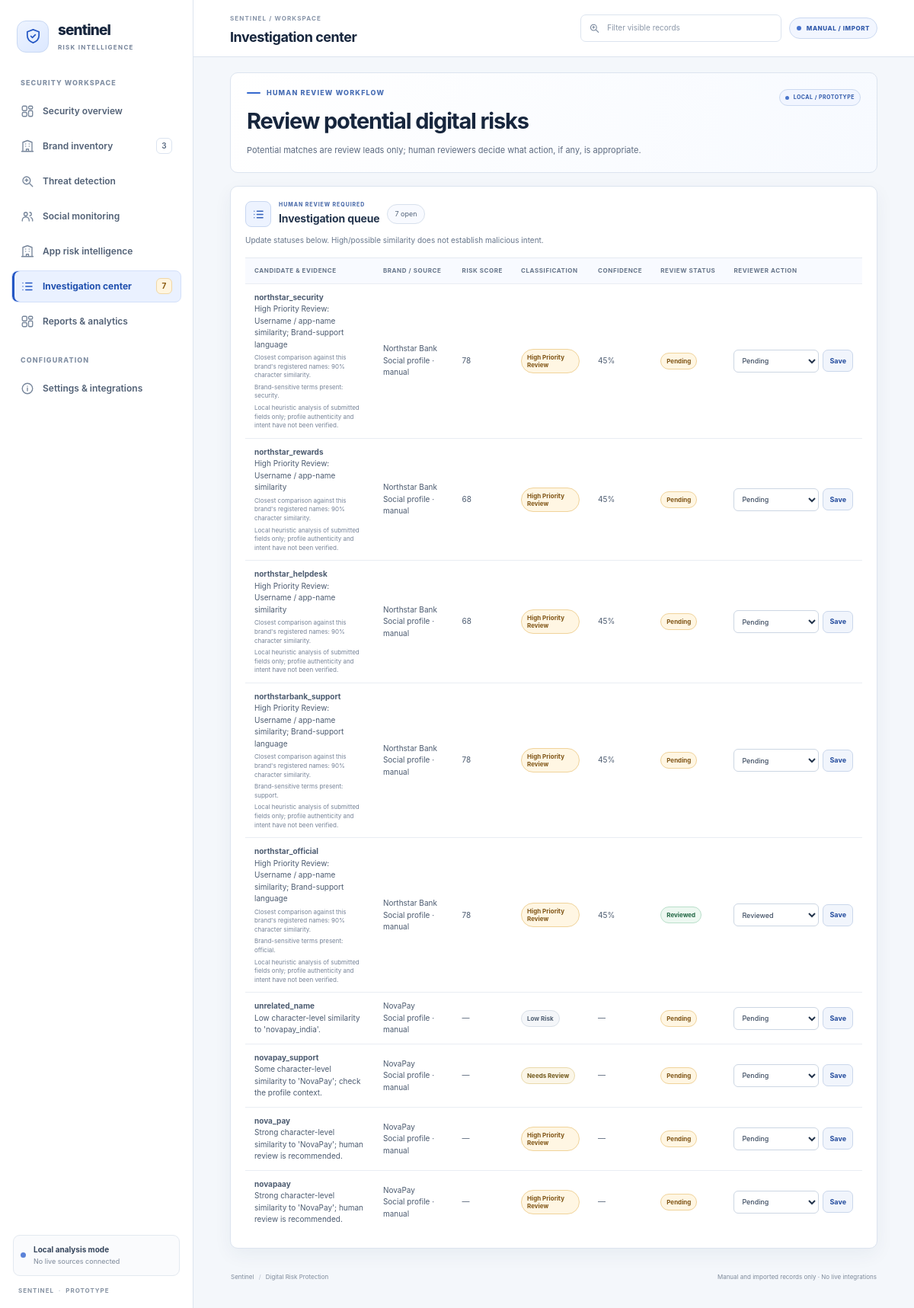
The page /investigations/ on the database its author committed.
### monitor/models.py (models this page shows, shortened)
class MonitoringResult(models.Model):
    class AssetType(models.TextChoices):
        SOCIAL = "social", "Social profile"
        APP = "app", "App listing"
    class RiskStatus(models.TextChoices):
        OFFICIAL = "official", "Official account"
        HIGH = "high", "High similarity — review"
        POSSIBLE = "possible", "Possible match — review"
        LOW = "low", "Low similarity"
    class ReviewStatus(models.TextChoices):
        PENDING = "pending", "Pending"
        UNDER_REVIEW = "under_review", "Under Review"
        REVIEWED = "reviewed", "Reviewed"
    brand = models.ForeignKey(
        Brand, on_delete=models.CASCADE, related_name="monitoring_results"
    )
    asset_type = models.CharField(
        max_length=8, choices=AssetType.choices, default=AssetType.SOCIAL
    )
    candidate_username = models.CharField(max_length=30)
    candidate_display_name = models.CharField(max_length=160, blank=True, default="")
    candidate_description = models.TextField(blank=True, default="")
    publisher = models.CharField(max_length=160, blank=True, default="")
    package_id = models.CharField(max_length=180, blank=True, default="")
    listing_url = models.URLField(max_length=500, blank=True, default="")
    source = models.CharField(max_length=80, default="manual", blank=True)
    similarity_score = models.PositiveSmallIntegerField(null=True, blank=True)
    risk_score = models.PositiveSmallIntegerField(null=True, blank=True)
    confidence_score = models.PositiveSmallIntegerField(null=True, blank=True)
    detected_signals = models.JSONField(default=list, blank=True)
    evidence = models.JSONField(default=list, blank=True)
    risk_status = models.CharField(max_length=12, choices=RiskStatus.choices)
    review_status = models.CharField(
        max_length=12,
        choices=ReviewStatus.choices,
        default=ReviewStatus.PENDING,
    )
    explanation = models.CharField(max_length=255)
    created_at = models.DateTimeField(auto_now_add=True)
    class Meta:
        ordering = ("-created_at", "-id")
    @property
    def risk_classification(self):
        return {
            self.RiskStatus.OFFICIAL: "Official asset — excluded",
            self.RiskStatus.HIGH: "High Priority Review",
            self.RiskStatus.POSSIBLE: "Needs Review",
            self.RiskStatus.LOW: "Low Risk",
        }.get(self.risk_status, self.get_risk_status_display())

class Brand(models.Model):
    brand_name = models.CharField(max_length=100)
    official_accounts = models.TextField()
    official_urls = models.TextField(blank=True, default="")
    created_at = models.DateTimeField(auto_now_add=True)
    class Meta:
        constraints = [
            models.UniqueConstraint(
                Lower("brand_name"), name="unique_brand_name_case_insensitive"
            ),
        ]

### monitor/portal.py (the view)
# urls.py: path("investigations/", portal.investigation_center, name="investigation_center"),
def investigation_center(request):
    return render(request, PAGE_TEMPLATE, _context(
        "investigations", results=MonitoringResult.objects.exclude(
            risk_status=MonitoringResult.RiskStatus.OFFICIAL
        ).select_related("brand")[:100],
    ))

### monitor/risk.py (called while the page is built)
def parse_official_accounts(value):
    return [account.strip() for account in re.split(r"[,\n\r]+", value) if account.strip()]

### monitor/templates/monitor/workspace.html (shortened to what this page needs)
{% load static %}
<!DOCTYPE html>
<html lang="en">
<head>
  <link rel="stylesheet" href="{% static 'monitor/style.css' %}">
</head>
<body>
<div class="app-shell">
  <aside class="sidebar" id="sidebar" aria-label="Sentinel navigation">
    <a class="brand-lockup" href="{% url 'home' %}"><span class="brand-mark"><svg><use href="#icon-shield"></use></svg></span><span class="brand-copy"><strong>sentinel</strong><small>RISK INTELLIGENCE</small></span></a>
    <div class="sidebar-label">SECURITY WORKSPACE</div>
    <nav class="sidebar-nav" aria-label="Product pages">
      <a class="nav-link{% if page == 'overview' %} is-active{% endif %}" href="{% url 'home' %}"><svg><use href="#icon-overview"></use></svg><span>Security overview</span></a>
      <a class="nav-link{% if page == 'brands' %} is-active{% endif %}" href="{% url 'brand_inventory' %}"><svg><use href="#icon-brand"></use></svg><span>Brand inventory</span><span class="nav-count">{{ registered_brand_count }}</span></a>
      <a class="nav-link{% if page == 'detection' %} is-active{% endif %}" href="{% url 'threat_detection' %}"><svg><use href="#icon-scan"></use></svg><span>Threat detection</span></a>
      <a class="nav-link{% if page == 'social' %} is-active{% endif %}" href="{% url 'social_monitoring' %}"><svg><use href="#icon-accounts"></use></svg><span>Social monitoring</span></a>
      <a class="nav-link{% if page == 'apps' %} is-active{% endif %}" href="{% url 'app_intelligence' %}"><svg><use href="#icon-brand"></use></svg><span>App risk intelligence</span></a>
      <a class="nav-link{% if page == 'investigations' %} is-active{% endif %}" href="{% url 'investigation_center' %}"><svg><use href="#icon-queue"></use></svg><span>Investigation center</span>{% if accounts_needing_review_count %}<span class="nav-count alert-count">{{ accounts_needing_review_count }}</span>{% endif %}</a>
      <a class="nav-link{% if page == 'reports' %} is-active{% endif %}" href="{% url 'reports' %}"><svg><use href="#icon-overview"></use></svg><span>Reports &amp; analytics</span></a>
    </nav>
    <div class="sidebar-label secondary-label">CONFIGURATION</div>
    <nav class="sidebar-nav"><a class="nav-link{% if page == 'settings' %} is-active{% endif %}" href="{% url 'settings_integrations' %}"><svg><use href="#icon-info"></use></svg><span>Settings &amp; integrations</span></a></nav>
    <div class="sidebar-spacer"></div><div class="sidebar-mode"><span class="mode-orb"></span><div><strong>Local analysis mode</strong><small>No live sources connected</small></div></div><div class="sidebar-footer">SENTINEL <span>·</span> PROTOTYPE</div>
  </aside>
  <div class="main-area">
    <header class="topbar"><button class="menu-toggle" id="menu-toggle" type="button" aria-label="Open navigation" aria-expanded="false" aria-controls="sidebar"><svg><use href="#icon-menu"></use></svg></button>
      <div class="page-heading"><span class="topbar-kicker">SENTINEL / WORKSPACE</span><h1>
        {% if page == 'brands' %}Brand inventory{% elif page == 'detection' %}AI-assisted threat detection{% elif page == 'social' %}Social media monitoring{% elif page == 'apps' %}App risk intelligence{% elif page == 'investigations' %}Investigation center{% elif page == 'reports' %}Reports & analytics{% elif page == 'settings' %}Settings & integrations{% else %}Security overview{% endif %}
      </h1></div>
      <div class="topbar-actions"><label class="search-box" for="workspace-search"><svg><use href="#icon-scan"></use></svg><input id="workspace-search" type="search" placeholder="Filter visible records" autocomplete="off"></label><span class="demo-pill"><span></span> MANUAL / IMPORT</span></div>
    </header>
    <main class="dashboard-content workspace-page">
      <section class="page-intro"><div><p class="eyebrow"><span class="eyebrow-line"></span> {% if page == 'detection' %}EXPLAINABLE LOCAL ANALYSIS{% elif page == 'social' %}AUTHORIZED INPUTS ONLY{% elif page == 'apps' %}APP LISTING TRIAGE{% elif page == 'investigations' %}HUMAN REVIEW WORKFLOW{% elif page == 'reports' %}DATABASE-BACKED REPORTING{% elif page == 'settings' %}SOURCE CONFIGURATION{% else %}TRUSTED ASSETS{% endif %}</p>
        <h2>{% if page == 'brands' %}Protect trusted brand identities{% elif page == 'detection' %}Understand why a record was flagged{% elif page == 'social' %}Analyze submitted social profile data{% elif page == 'apps' %}Compare app listings with official assets{% elif page == 'investigations' %}Review potential digital risks{% elif page == 'reports' %}Explore saved findings{% elif page == 'settings' %}Know what is and is not connected{% else %}Security overview{% endif %}</h2>
        <p class="hero-description">{% if page == 'detection' %}Local heuristics combine RapidFuzz similarity, support-language indicators, metadata differences, and input completeness. This is not generative AI.{% elif page == 'social' %}No accounts are scraped. Use manual entries or authorized records that you import.{% elif page == 'apps' %}App name, publisher, package identifier and listing host are compared against references you register.{% elif page == 'investigations' %}Potential matches are review leads only; human reviewers decide what action, if any, is appropriate.{% elif page == 'reports' %}Filters and exports query saved findings from SQLite; no sample or fabricated analytics are included.{% elif page == 'settings' %}Only manual analysis and bounded CSV intake are available in this prototype. Live integrations are not configured.{% else %}Database-backed asset and finding totals for this workspace.{% endif %}</p></div>
        <span class="manual-label"><span></span> LOCAL / PROTOTYPE</span></section>
      {% if page == 'brands' %}
      <div class="workspace-grid">
        <section class="panel"><div class="panel-heading"><div class="panel-title-icon emerald-icon"><svg><use href="#icon-brand"></use></svg></div><div class="panel-title-copy"><p class="eyebrow">TRUSTED ASSETS</p><h3>Register a brand</h3></div></div>
          <p class="panel-description">Add official usernames and website hosts for pre-analysis exclusion.</p>
          <form method="post" action="{% url 'register_brand' %}" class="stacked-form">{% csrf_token %}<input type="hidden" name="return_to" value="brands">
            <div class="field-group{% if brand_form.brand_name.errors %} has-error{% endif %}"><label for="brand-name">Brand name *</label><input id="brand-name" name="brand_name" maxlength="100" required placeholder="e.g. Northstar Bank" value="{{ brand_form.brand_name.value|default:'' }}">{% for error in brand_form.brand_name.errors %}<small class="field-error">{{ error }}</small>{% endfor %}</div>
            <div class="field-group{% if brand_form.official_accounts.errors %} has-error{% endif %}"><label for="brand-users">Official usernames</label><textarea id="brand-users" name="official_accounts" rows="3" placeholder="northstar, northstar_support">{{ brand_form.official_accounts.value|default:'' }}</textarea>{% for error in brand_form.official_accounts.errors %}<small class="field-error">{{ error }}</small>{% endfor %}</div>
            <div class="field-group{% if brand_form.official_urls.errors %} has-error{% endif %}"><label for="brand-urls">Official URLs</label><textarea id="brand-urls" name="official_urls" rows="2" placeholder="https://northstar.example">{{ brand_form.official_urls.value|default:'' }}</textarea>{% for error in brand_form.official_urls.errors %}<small class="field-error">{{ error }}</small>{% endfor %}</div>
            <button class="button button-primary form-submit" type="submit">Save brand</button>
          </form>
        </section>
        <section class="panel"><div class="panel-heading"><div class="panel-title-icon slate-icon"><svg><use href="#icon-brand"></use></svg></div><div class="panel-title-copy"><p class="eyebrow">OFFICIAL MOBILE APP</p><h3>Register official app reference</h3></div></div><p class="panel-description">Known app identifiers are excluded before candidate comparison.</p>
          <form method="post" action="{% url 'register_official_app' %}" class="stacked-form">{% csrf_token %}
            <div class="field-group"><label for="asset-brand">Brand</label><select id="asset-brand" name="brand" required>{% for brand in brands %}<option value="{{ brand.id }}">{{ brand.brand_name }}</option>{% endfor %}</select></div>
            <div class="field-group"><label for="app-name">Official app name</label><input id="app-name" name="app_name" maxlength="120" required></div>
            <div class="field-group"><label for="app-publisher">Publisher</label><input id="app-publisher" name="publisher" maxlength="120"></div>
            <div class="field-group"><label for="package-id">Package ID</label><input id="package-id" name="package_id" maxlength="180" placeholder="com.example.app"></div>
            <div class="field-group"><label for="listing-url">Official listing URL</label><input id="listing-url" type="url" name="listing_url" maxlength="500" placeholder="https://..."></div>
            <button class="button button-primary form-submit" type="submit">Save official app</button>
          </form>
        </section>
      </div>
      <section class="panel table-panel"><div class="panel-heading table-heading"><div><p class="eyebrow">DATABASE ASSETS</p><h2>Registered brands</h2></div><span class="count-chip">{{ registered_brand_count }} total</span></div>
        {% if brands %}<div class="table-scroll"><table><thead><tr><th>Brand</th><th>Official usernames</th><th>Official URLs</th><th>Findings</th></tr></thead><tbody>{% for brand in brands %}<tr data-filter-row><td>{{ brand.brand_name }}</td><td>{{ brand.official_accounts|default:'—' }}</td><td>{{ brand.official_urls|default:'—' }}</td><td>{{ brand.monitoring_results.count }}</td></tr>{% endfor %}</tbody></table></div>{% else %}<div class="empty-state"><div><strong>No brand profiles registered</strong><p>Register a brand above to enable comparisons.</p></div></div>{% endif %}
      </section>
      <section class="panel table-panel"><div class="panel-heading table-heading"><div><p class="eyebrow">OFFICIAL APP REFERENCES</p><h2>Registered official apps</h2></div></div>{% if official_apps %}<div class="table-scroll"><table><thead><tr><th>App</th><th>Brand</th><th>Publisher</th><th>Package ID</th><th>Listing</th></tr></thead><tbody>{% for asset in official_apps %}<tr data-filter-row><td>{{ asset.app_name }}</td><td>{{ asset.brand.brand_name }}</td><td>{{ asset.publisher|default:'—' }}</td><td>{{ asset.package_id|default:'—' }}</td><td>{{ asset.listing_url|default:'—' }}</td></tr>{% endfor %}</tbody></table></div>{% else %}<div class="empty-state"><div><strong>No official app references yet</strong><p>Add an official app above to enable identifier comparisons.</p></div></div>{% endif %}</section>
      {% elif page == 'investigations' %}
      <section class="panel"><div class="panel-heading"><div class="panel-title-icon emerald-icon"><svg><use href="#icon-queue"></use></svg></div><div class="panel-title-copy"><p class="eyebrow">HUMAN REVIEW REQUIRED</p><h3>Investigation queue</h3></div><span class="count-chip">{{ accounts_needing_review_count }} open</span></div><p class="panel-description">Update statuses below. High/possible similarity does not establish malicious intent.</p>
      {% if results %}<div class="table-scroll"><table><thead><tr><th>Candidate & evidence</th><th>Brand / source</th><th>Risk score</th><th>Classification</th><th>Confidence</th><th>Review status</th><th>Reviewer action</th></tr></thead><tbody>{% for result in results %}<tr data-filter-row><td><strong>{{ result.candidate_display_name|default:result.candidate_username }}</strong><br>{{ result.explanation }}{% for item in result.evidence %}<small class="evidence-line">{{ item.detail }}</small>{% endfor %}</td><td>{{ result.brand.brand_name }}<br>{{ result.get_asset_type_display }} · {{ result.source }}</td><td>{{ result.risk_score|default_if_none:'—' }}</td><td><span class="status-badge risk-{{ result.risk_status }}">{{ result.risk_classification }}</span></td><td>{{ result.confidence_score|default_if_none:'—' }}{% if result.confidence_score != None %}%{% endif %}</td><td><span class="status-badge review-{{ result.review_status }}">{{ result.get_review_status_display }}</span></td><td>{% if result.risk_status != 'official' %}<form method="post" action="{% url 'update_review_status' result.id %}" class="review-form">{% csrf_token %}<input type="hidden" name="return_to" value="investigations"><select name="review_status">{% for key,label in review_status_choices %}<option value="{{ key }}"{% if result.review_status == key %} selected{% endif %}>{{ label }}</option>{% endfor %}</select><button class="button button-small" type="submit">Save</button></form>{% else %}<span class="muted">Official exclusion</span>{% endif %}</td></tr>{% endfor %}</tbody></table></div>{% else %}<div class="empty-state"><div><strong>Investigation queue is empty</strong><p>Only records you manually submit or import appear here.</p><a class="text-link" href="{% url 'threat_detection' %}">Analyze a candidate</a></div></div>{% endif %}</section>
      {% endif %}
      <footer class="page-footer"><span>Sentinel <span class="footer-separator">/</span> Digital Risk Protection</span><span>Manual and imported records only · No live integrations</span></footer>
    </main>
  </div>
</div>
</body>
</html>

### rows shown on the page
MonitoringResult: candidate_display_name "northstar_security", explanation "High Priority Review: Username / app-name similarity; Brand-support language", detail "Closest comparison against this brand's registered names: 90% character similarity." "Brand-sensitive terms present: security." "Local heuristic analysis of submitted fields only; profile authenticity and intent have not been verified.", brand.brand_name "Northstar Bank", asset_type "Social profile", source "manual", risk_score "78", risk_classification "High Priority Review", confidence_score "45", review_status "Pending"
MonitoringResult: candidate_display_name "northstar_rewards", explanation "High Priority Review: Username / app-name similarity", detail "Closest comparison against this brand's registered names: 90% character similarity." "Local heuristic analysis of submitted fields only; profile authenticity and intent have not been verified.", brand.brand_name "Northstar Bank", asset_type "Social profile", source "manual", risk_score "68", risk_classification "High Priority Review", confidence_score "45", review_status "Pending"
MonitoringResult: candidate_display_name "northstar_helpdesk", explanation "High Priority Review: Username / app-name similarity", detail "Closest comparison against this brand's registered names: 90% character similarity." "Local heuristic analysis of submitted fields only; profile authenticity and intent have not been verified.", brand.brand_name "Northstar Bank", asset_type "Social profile", source "manual", risk_score "68", risk_classification "High Priority Review", confidence_score "45", review_status "Pending"
MonitoringResult: candidate_display_name "northstarbank_support", explanation "High Priority Review: Username / app-name similarity; Brand-support language", detail "Closest comparison against this brand's registered names: 90% character similarity." "Brand-sensitive terms present: support." "Local heuristic analysis of submitted fields only; profile authenticity and intent have not been verified.", brand.brand_name "Northstar Bank", asset_type "Social profile", source "manual", risk_score "78", risk_classification "High Priority Review", confidence_score "45", review_status "Pending"
MonitoringResult: candidate_display_name "northstar_official", explanation "High Priority Review: Username / app-name similarity; Brand-support language", detail "Closest comparison against this brand's registered names: 90% character similarity." "Brand-sensitive terms present: official." "Local heuristic analysis of submitted fields only; profile authenticity and intent have not been verified.", brand.brand_name "Northstar Bank", asset_type "Social profile", source "manual", risk_score "78", risk_classification "High Priority Review", confidence_score "45", review_status "Reviewed"
MonitoringResult: candidate_display_name "unrelated_name", explanation "Low character-level similarity to 'novapay_india'.", brand.brand_name "NovaPay", asset_type "Social profile", source "manual", risk_score "—", risk_classification "Low Risk", confidence_score "—", review_status "Pending"
MonitoringResult: candidate_display_name "novapay_support", explanation "Some character-level similarity to 'NovaPay'; check the profile context.", brand.brand_name "NovaPay", asset_type "Social profile", source "manual", risk_score "—", risk_classification "Needs Review", confidence_score "—", review_status "Pending"
MonitoringResult: candidate_display_name "nova_pay", explanation "Strong character-level similarity to 'NovaPay'; human review is recommended.", brand.brand_name "NovaPay", asset_type "Social profile", source "manual", risk_score "—", risk_classification "High Priority Review", confidence_score "—", review_status "Pending"
MonitoringResult: candidate_display_name "novapaay", explanation "Strong character-level similarity to 'NovaPay'; human review is recommended.", brand.brand_name "NovaPay", asset_type "Social profile", source "manual", risk_score "—", risk_classification "High Priority Review", confidence_score "—", review_status "Pending"

### other values the page prints
{{ registered_brand_count }} "3"
{{ accounts_needing_review_count }} "7"
